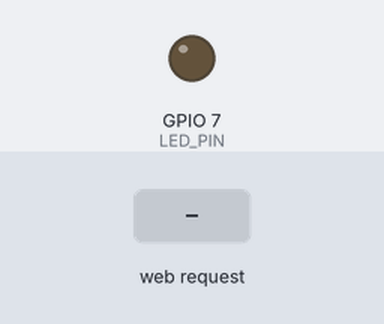
Simulated run of this sketch. Board: ESP8266 (NodeMCU). Parts: output pins drawn as LEDs (lit = HIGH). The test bench sets the inputs (shaded band). WiFi joins after 1.5 s; servers stay silent unless stated; what the sketch prints to the serial monitor is not drawn.

Above: at 2.7 s.
2.8 s: HTTP request GET /ledon received
At 3.4 s:
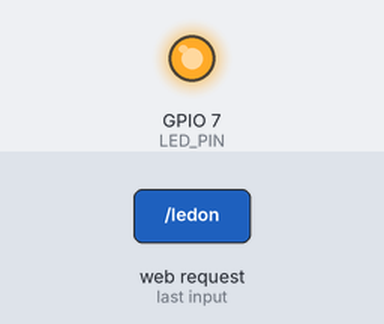
4.3 s: HTTP request GET /ledoff received
At 4.6 s:
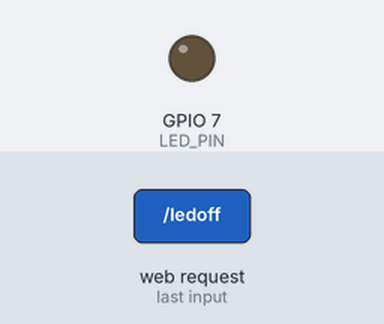
Timing chart, 0 to 7.3 s (numbered marks = the images above; inputs shaded):
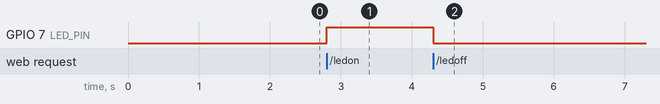

Measured:
- after the input at 2.8 s, GPIO 7 (LED_PIN): LOW → HIGH at once
- after the input at 4.3 s, GPIO 7 (LED_PIN): HIGH → LOW at once

The sketch:

web_server.ino
```cpp
// ESP8266

#include <ESP8266WiFi.h>
#include <ESP8266WebServer.h>

const char* SSID = "";
const char* PASSWORD = "";

const uint8_t LED_PIN = 7;
bool status_led = false;

ESP8266WebServer server(80);

const char* htmlContent = R"(
<!DOCTYPE html>
<html lang='en'>
<head>
  <meta charset='UTF-8'>
  <meta name='viewport' content='width=device-width, initial-scale=1.0'>
  <title>Arduino Web Server</title>
  <style>
    body {
      font-family: Arial, sans-serif;
      margin: 0;
      padding: 0;
      text-align: center;
    }
    h1 {
      color: #333;
    }
    p {
      font-size: 18px;
    }
    .btn {
      display: inline-block;
      padding: 10px 20px;
      color: white;
      text-decoration: none;
      font-size: 16px;
      border-radius: 5px;
      margin: 10px;
    }
    .on {
      background-color: #4CAF50;
    }
    .off {
      background-color: #ff3b44;
    }
  </style>
</head>
<body>
  <h1>LED Control</h1>
  <h2>Arduino ATmega328ESP8266</h2>
  <p>Status: %STATUS%</p>
  <p><a href="/%LINK%" class="btn %CLASS%">LED %BUTTON%</a></p>
</body>
</html>
)";

void setup() {
  Serial.begin(115200);
  initWiFi();
  server.begin();
  Serial.println("Server started");

  server.on("/", handleRootPage);
  server.on("/ledon", []() {
    status_led = true;
    digitalWrite(LED_PIN, HIGH);
    handleLEDPage();
  });
  server.on("/ledoff", []() {
    status_led = false;
    digitalWrite(LED_PIN, LOW);
    handleLEDPage();
  });

  pinMode(LED_PIN, OUTPUT);
}

void loop() {
  server.handleClient();
}

void initWiFi() {
  WiFi.begin(SSID, PASSWORD);
  WiFi.mode(WIFI_STA);

  Serial.print("Connecting WiFi");
  while (WiFi.status() != WL_CONNECTED) {
    Serial.print(".");
    delay(500);
  }
  Serial.print("\n");

  Serial.print("WiFi connected: ");
  Serial.println(SSID);
  Serial.print("IP Address: ");
  Serial.println(WiFi.localIP());
}

void handleRootPage() {
  String url = "/ledoff";
  server.sendHeader("Location", url, true);
  server.send(302);
}

void handleLEDPage() {
  String htmlRes = htmlContent;
  String statusText = status_led ? "On" : "Off";
  bool btn = !status_led;
  String link = btn ? "ledon" : "ledoff";
  String button = btn ? "On" : "Off";
  String btnClass = btn ? "on" : "off";
  htmlRes.replace("%STATUS%", statusText);
  htmlRes.replace("%LINK%", link);
  htmlRes.replace("%BUTTON%", button);
  htmlRes.replace("%CLASS%", btnClass);

  server.send(200, "text/html", htmlRes);
}
```
